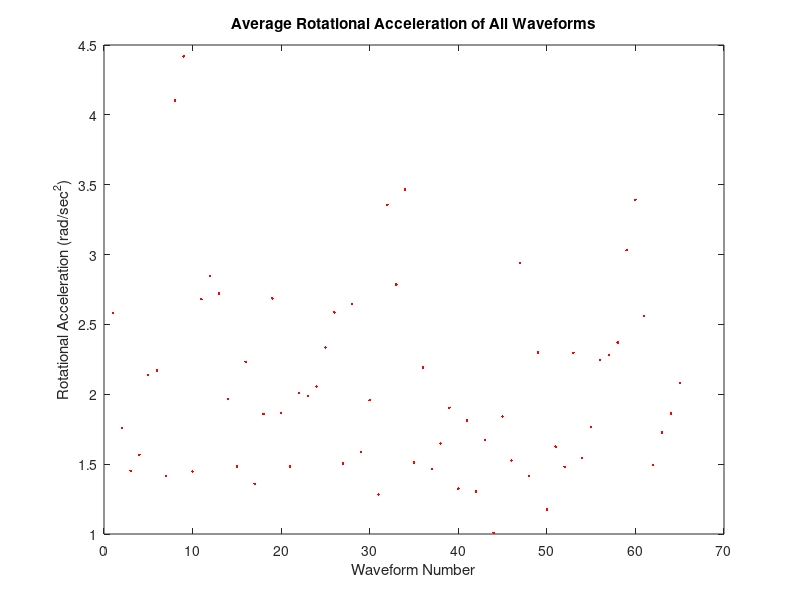
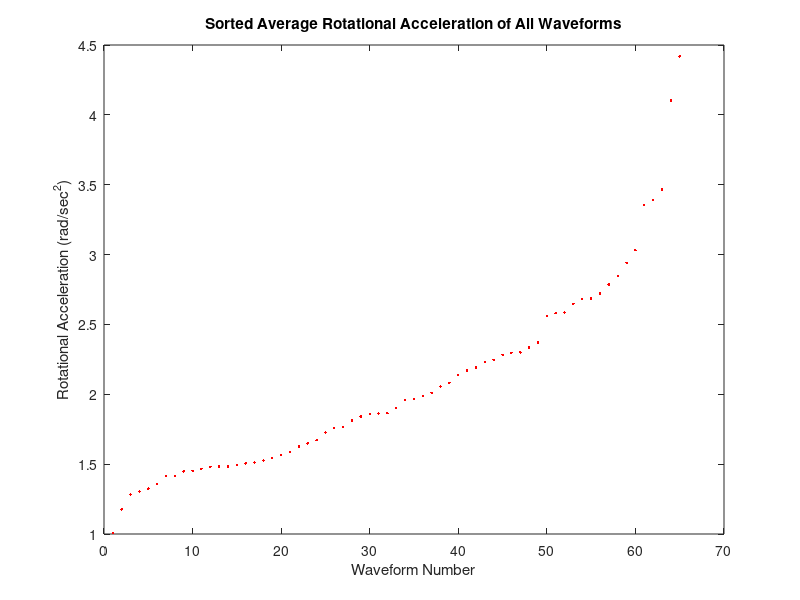
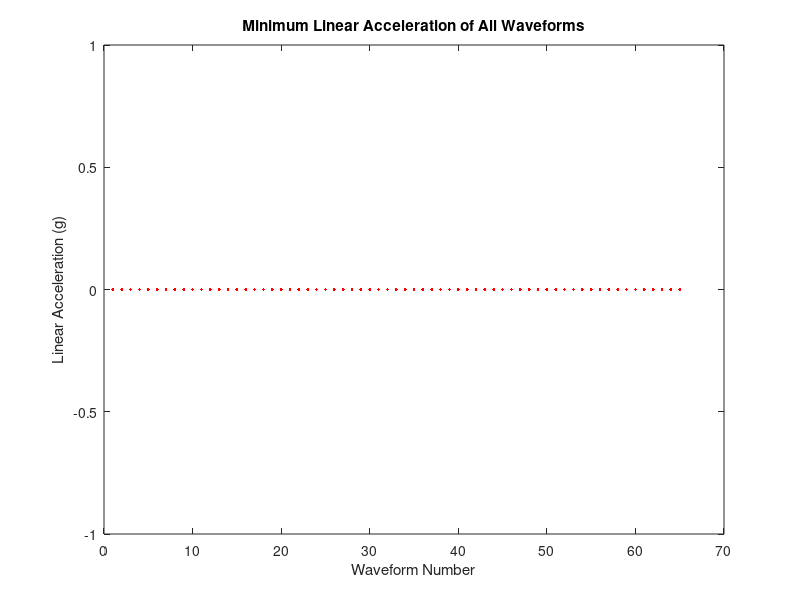
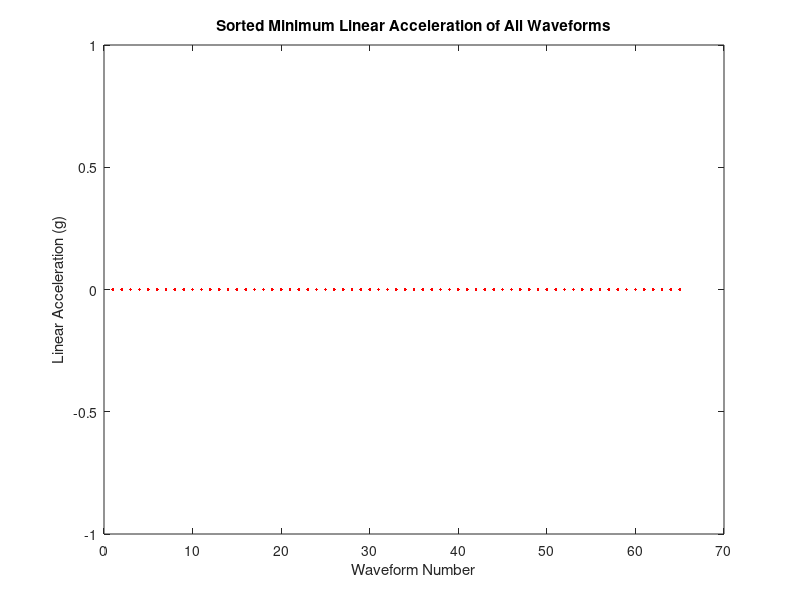

These figures' MATLAB source, in order:
% Load the dataset
load('waveforms.mat');

% Find number of instances in any one matrix
% Note: All 3 matrices have the same number of instances
N = size(LinearAcceleration, 1);

% Create 65x1 matrices of zeroes for each feature 
MLA = zeros(65, 1); % minimum linear acceleration
ALA = zeros(65, 1); % average linear acceleration
PLA = zeros(65, 1); % peak linear acceleration
MRV = zeros(65, 1); % minimum rotational velocity
ARV = zeros(65, 1); % average rotational velocity
PRV = zeros(65, 1); % peak rotational velocity
MRA = zeros(65, 1); % mininmum rotational acceleration
ARA = zeros(65, 1); % average rotational acceleration
PRA = zeros(65, 1); % peak rotational acceleration

% Loop over the three waveform matrices and compute 
% features of each individual waveform, saving the results 
% to the pre-allocated feature matrices
for i = 1:N
    MLA(i, 1) = min(LinearAcceleration(i,:));
    PLA(i, 1) = max(LinearAcceleration(i, :));
    ALA(i, 1) = mean(LinearAcceleration(i, :));
end % i loop

for i = 1:N
    MRA(i, 1) = min(RotationalAcceleration(i, :));
    PRA(i, 1) = max(RotationalAcceleration(i, :));
    ARA(i, 1) = mean(RotationalAcceleration(i, :));
end % i loop

for i = 1:N
    MRV(i, 1) = min(RotationalVelocity(i, :));
    PRV(i, 1) = max(RotationalVelocity(i, :));
    ARV(i, 1) = mean(RotationalVelocity(i, :));
end % i loop


% Plot each feature unsorted and sorted on their own plot

% ARA unsorted
plot(ARA, '.r'); 
title('Average Rotational Acceleration of All Waveforms');
xlabel('Waveform Number');
ylabel('Rotational Acceleration (rad/sec^2)');
print(gcf, fullfile('features/', 'ARA.png'), '-dpng', '-opengl');
% ARA sorted
% Note: ARA_B contains sorted numbers, ARA_I contains corresponding indices of ARA
[ARA_B, ARA_I] = sort(ARA);
plot(ARA_B, '.r');
title('Sorted Average Rotational Acceleration of All Waveforms');
xlabel('Waveform Number');
ylabel('Rotational Acceleration (rad/sec^2)');
print(gcf, fullfile('features/', 'ARA_sorted.png'), '-dpng', '-opengl');

% MLA unsorted
plot(MLA, '.r'); 
title('Minimum Linear Acceleration of All Waveforms');
xlabel('Waveform Number');
ylabel('Linear Acceleration (g)');
print(gcf, fullfile('features/', 'MLA.png'), '-dpng', '-opengl');
% MLA sorted
[MLA_B, MLA_I] = sort(MLA);
plot(MLA_B, '.r');
title('Sorted Minimum Linear Acceleration of All Waveforms');
xlabel('Waveform Number');
ylabel('Linear Acceleration (g)');
print(gcf, fullfile('features/', 'MLA_sorted.png'), '-dpng', '-opengl');

% ALA unsorted
plot(ALA, '.r');
title('Average Linear Acceleration of All Waveforms');
xlabel('Waveform Number');
ylabel('Linear Acceleration (g)');
print(gcf, fullfile('features/', 'ALA.png'), '-dpng', '-opengl');
% ALA sorted
[ALA_B, ALA_I] = sort(ALA);
plot(ALA_B, '.r');
title('Sorted Average Linear Acceleration of All Waveforms');
xlabel('Waveform Number');
ylabel('Linear Acceleration (g)');
print(gcf, fullfile('features/', 'ALA_sorted.png'), '-dpng', '-opengl');

% PLA unsorted
plot(PLA, '.r');
title('Peak Linear Acceleration of All Waveforms');
xlabel('Waveform Number');
ylabel('Linear Acceleration (g)');
print(gcf, fullfile('features/', 'PLA.png'), '-dpng', '-opengl');
% PLA sorted
[PLA_B, PLA_I] = sort(PLA);
plot(PLA_B, '.r');
title('Sorted Peak Linear Acceleration of All Waveforms');
xlabel('Waveform Number');
ylabel('Linear Acceleration (g)');
print(gcf, fullfile('features/', 'PLA_sorted.png'), '-dpng', '-opengl');

% MRV unsorted
plot(MRV, '.r');
title('Minimum Rotational Velocity of All Waveforms');
xlabel('Waveform Number');
ylabel('Rotational Velocity (rad/sec)');
print(gcf, fullfile('features/', 'MRV.png'), '-dpng', '-opengl');
% MRV sorted
[MRV_B, MRV_I] = sort(MRV);
plot(MRV_B, '.r');
title('Sorted Minimum Rotational Velocity of All Waveforms');
xlabel('Waveform Number');
ylabel('Rotational Velocity (rad/sec)');
print(gcf, fullfile('features/', 'MRV_sorted.png'), '-dpng', '-opengl');

% ARV unsorted
plot(ARV, '.r');
title('Average Rotational Velocity of All Waveforms');
xlabel('Waveform Number');
ylabel('Rotational Velocity (rad/sec)');
print(gcf, fullfile('features/', 'ARV.png'), '-dpng', '-opengl');
% ARV sorted
[ARV_B, ARV_I] = sort(ARV);
plot(ARV_B, '.r');
title('Sorted Average Rotational Velocity of All Waveforms');
xlabel('Waveform Number');
ylabel('Rotational Velocity (rad/sec)');
print(gcf, fullfile('features/', 'ARV_sorted.png'), '-dpng', '-opengl');

% PRV unsorted
plot(PRV, '.r');
title('Peak Rotational Velocity of All Waveforms');
xlabel('Waveform Number');
ylabel('Rotational Velocity (rad/sec)');
print(gcf, fullfile('features/', 'PRV.png'), '-dpng', '-opengl');
% PRV sorted
[PRV_B, PRV_I] = sort(PRV);
plot(PRV_B, '.r');
title('Sorted Peak Rotational Velocity of All Waveforms');
xlabel('Waveform Number');
ylabel('Rotational Velocity (rad/sec)');
print(gcf, fullfile('features/', 'PRV_sorted.png'), '-dpng', '-opengl');

% MRA unsorted
plot(MRA, '.r');
title('Mimimum Rotational Acceleration of All Waveforms');
xlabel('Waveform Number');
ylabel('Rotational Acceleration (rad/sec^2)');
print(gcf, fullfile('features/', 'MRA.png'), '-dpng', '-opengl');
% MRA sorted
[MRA_B, MRA_I] = sort(MRA);
plot(MRA_B, '.r');
title('Sorted Mimimum Rotational Acceleration of All Waveforms');
xlabel('Waveform Number');
ylabel('Rotational Acceleration (rad/sec^2)');
print(gcf, fullfile('features/', 'MRA_sorted.png'), '-dpng', '-opengl');

% PRA unsorted
plot(PRA, '.r');
title('Peak Rotational Acceleration of All Waveforms');
xlabel('Waveform Number');
ylabel('Rotational Acceleration (rad/sec^2)');
print(gcf, fullfile('features/', 'PRA.png'), '-dpng', '-opengl');
% PRA sorted
[PRA_B, PRA_I] = sort(PRA);
plot(PRA_B, '.r');
title('Sorted Peak Rotational Acceleration of All Waveforms');
xlabel('Waveform Number');
ylabel('Rotational Acceleration (rad/sec^2)');
print(gcf, fullfile('features/', 'PRA_sorted.png'), '-dpng', '-opengl');


% Determine indexes/values of the five "different" data instances
% Note: Used sorted PLA, ARV, PRA graphs to see that last five stand out
PLA_I(N-5:N)
PLA_B(N-5:N)

PRA_I(N-5:N)
PRA_B(N-5:N)

ARV_I(N-4:N); % doesn't have the same 5 instances as the other 2
ARV_B(N-4:N); 

% Visualize an example of a normal instance vs 
% a "different" instance on the same plot
close all; % close any open figures
figure; % create a new figure
subplot( 2, 1, 1 );
hold on;
p1 = plot(TimeRotational, RotationalAcceleration(12, :), '-b');
p2 = plot(TimeRotational, RotationalAcceleration(20, :), '-r');
title('Rotational Acceleration of Instances 12 and 20');
xlabel( 'Time (ms)' );
ylabel( 'RA (rad/sec^2)' );
legend('Instance 12', 'Instance 20');
subplot(2, 1, 2);
hold on;
p3 = plot(TimeLinear, LinearAcceleration(12, :), '-b');
p4 = plot(TimeLinear, LinearAcceleration(20, :), '-r');
title('Linear Acceleration of Instances 12 and 20');
xlabel( 'Time (ms)' );
ylabel( 'Linear Acceleration (g)' );
print(gcf, fullfile('', 'Instance12_vs_20.png'), '-dpng', '-opengl');
close all;

% Cluster graph to clearly depict difference between the instances
plot(PRA, PLA, '*');
xlabel( 'Peak Rotational Acceleration (rad/sec^2)' );
ylabel('Peak Linear Acceleration (g)');
title('Peak Rotational and Linear Accelerations of All Waveforms');
print(gcf, fullfile('', 'PRA_PLA_cluster.png'), '-dpng', '-opengl');
